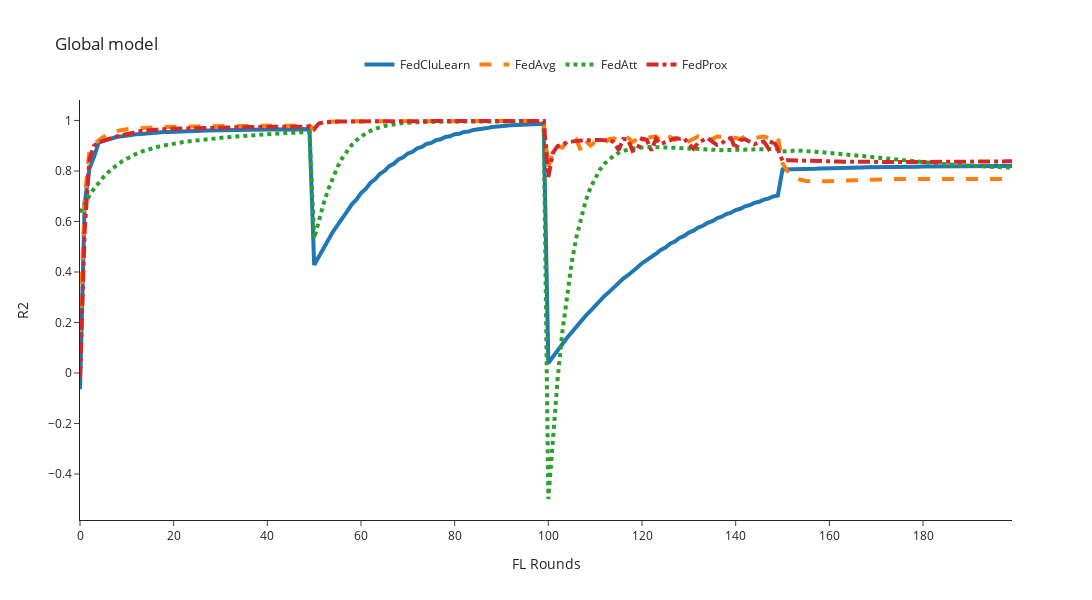

The notebook cell this image was saved under:
### Code cell
mse_column = 'r2'
global_filenames = [global_FedCluLearn, global_FedAvg, global_FedAtt, global_FedProx, global_FedCluLearn_Prox]
n_rounds, y = preprocessing_results(filenames=global_filenames, mse_column=mse_column)
plot_plotly(n_rounds, y, title=f'Global model', y_axis_title=f'{mse_column.upper()}', y_axis_max=1)

### Figure 1 — Plotly figure (JSON) as saved in the notebook; plotly's stock layout.template omitted (floating-point values rounded to 4 significant figures; data arrays with more than 128 entries replaced by an {"elided": "..."} marker saying what was removed)
{"data": [{"line": {"dash": "solid", "width": 4}, "mode": "lines", "name": "FedCluLearn", "type": "scatter", "x": {"elided": "201 int values"}, "y": {"elided": "200 float values"}}, {"line": {"dash": "dash", "width": 4}, "mode": "lines", "name": "FedAvg", "type": "scatter", "x": {"elided": "201 int values"}, "y": {"elided": "200 float values"}}, {"line": {"dash": "dot", "width": 4}, "mode": "lines", "name": "FedAtt", "type": "scatter", "x": {"elided": "201 int values"}, "y": {"elided": "200 float values"}}, {"line": {"dash": "dashdot", "width": 4}, "mode": "lines", "name": "FedProx", "type": "scatter", "x": {"elided": "201 int values"}, "y": {"elided": "200 float values"}}], "layout": {"height": 600, "legend": {"orientation": "h", "x": 0.5, "xanchor": "center", "y": 1.05, "yanchor": "bottom"}, "title": {"text": "Global model"}, "width": 1200, "xaxis": {"title": {"text": "FL Rounds"}}, "yaxis": {"title": {"text": "R2"}}}}
